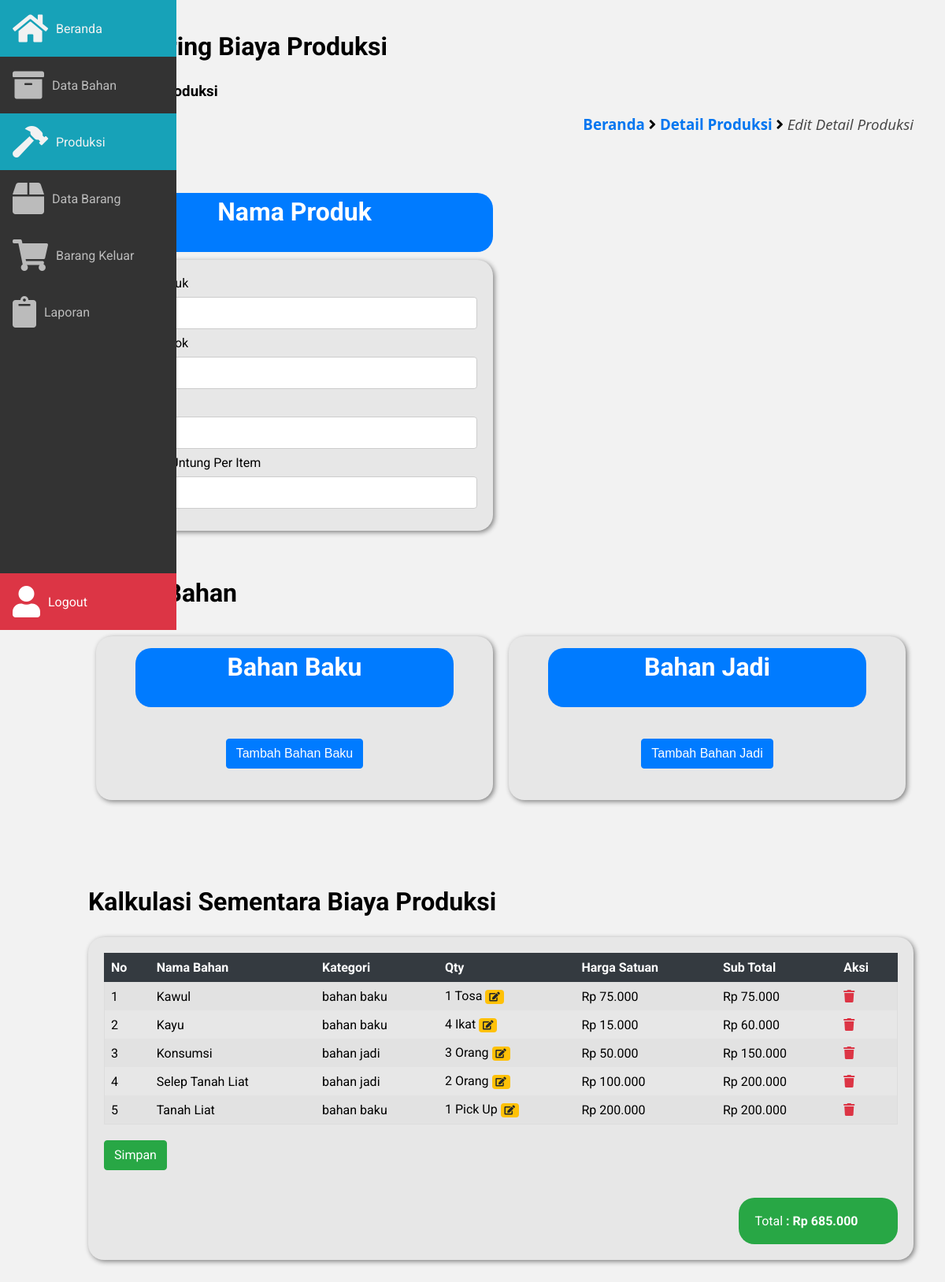
Before: /frontend/produksi/edit_detail_produksi.php?ip=95&page=produksi (signed in) with the older database file.
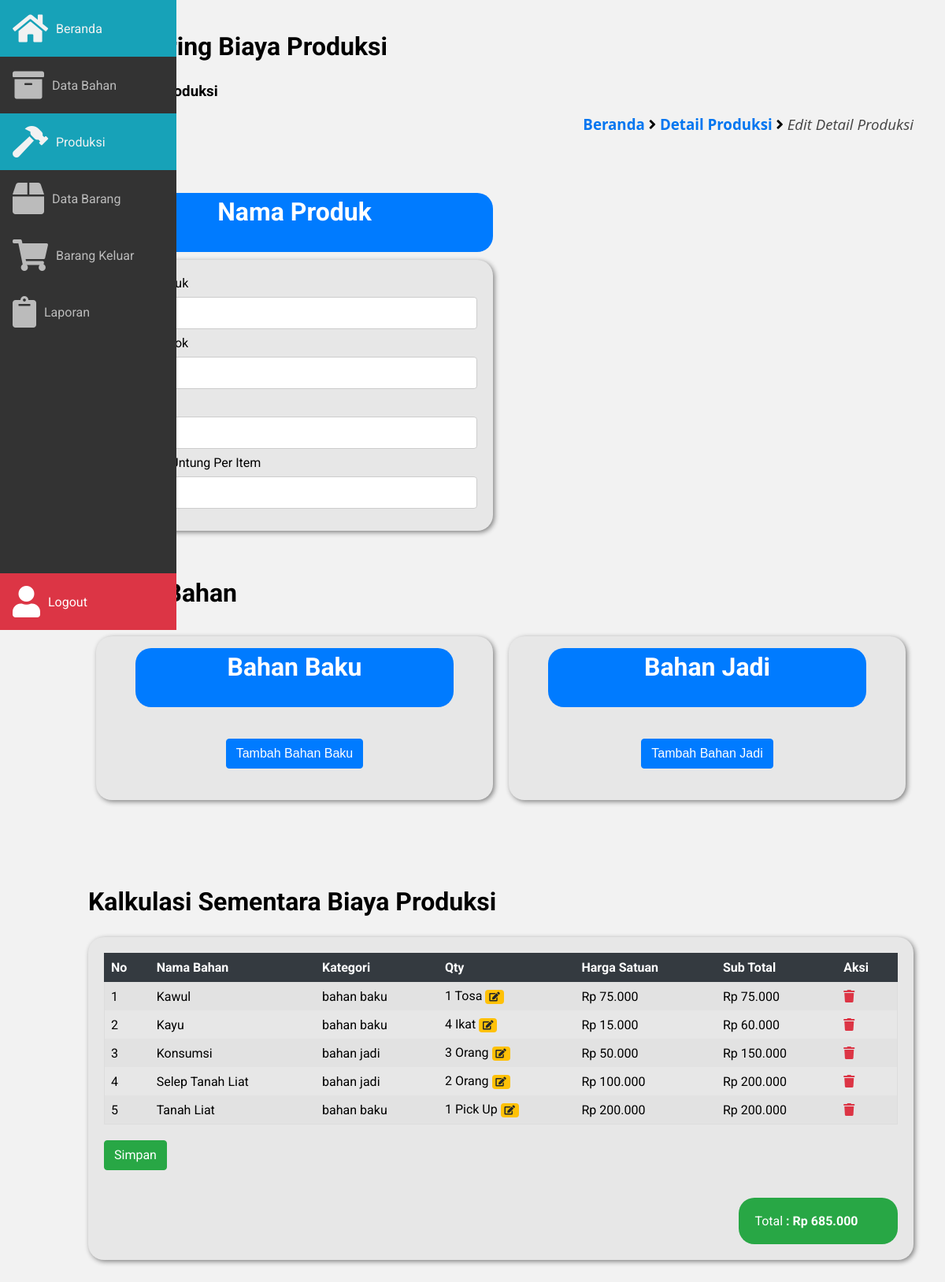
After: the same page with the newer database file.
### tables this page shows
CREATE TABLE `produksi` (
  `id_produksi` int(12) NOT NULL,
  `nama_produk` varchar(100) NOT NULL,
  `stok_produk` int(12) NOT NULL,
  `satuan_stok_produk` varchar(100) NOT NULL,
  `untung_produk` int(12) NOT NULL,
  `harga_jual` int(20) NOT NULL,
  `tgl_produksi` date NOT NULL
);

### frontend/produksi/edit_detail_produksi.php (the view, shortened to what the changed rows need)
<?php
	include '../../database/koneksi.php';
?>
<!DOCTYPE html>
<html lang="pt-BR">
	<head>
		<link rel="stylesheet" href="https://pro.fontawesome.com/releases/v5.10.0/css/all.css"/>
		<link
			rel="stylesheet"
			href="https://cdn.materialdesignicons.com/4.9.95/css/materialdesignicons.min.css"
		/>
		<link rel="stylesheet" href="../../assets/css/main.css" />
		<link rel="stylesheet" href="../../assets/css/style.css" />
		<link rel="stylesheet" href="../../assets/css/sidebar.css" />
	</head>
	<body>
		<?php
			$ip  = $_GET['ip'];
		?>
		<main class="main">
			<section>
				<h2>Monitoring Biaya Produksi</h2>
				<div class="container">
					<div class="baris">
						<div class="kolom-50-kiri">
								<center>
									<div class="box-header-radius background-biru teks-putih">
										<h2 class="text-center">Nama Produk</h2>
									</div>
								</center>
								<div class="box-konten-radius backgorund-e7 padding-20 margin-top-10">
									<form action="" method="POST">
										<?php
											$sql_produk  = mysqli_query($host, "SELECT * FROM produksi WHERE id_produksi = '$ip' ");
											$data_produk = mysqli_fetch_assoc($sql_produk);
										?>
										<label>Nama Produk</label>
										<input type="text" name="" class="form" value="<?php echo $data_produk['nama_produk'] ?>" readonly>
										<label>Estimasi Stok</label>
										<input type="text" name="" class="form" value="<?php echo $data_produk['stok_produk'] ?>" readonly>
										<label>Satuan</label>
										<input type="text" name="" class="form" value="<?php echo $data_produk['satuan_stok_produk'] ?>" readonly>
										<label>Keinginan Untung Per Item</label>
										<input type="text" name="" class="form" value="<?php echo "Rp. " . number_format($data_produk['untung_produk'],0,',','.') ?>" readonly>
									</form>
								</div>
						</div>
						<div class="kolom-100 margin-top-50 margin-bottom-50">
							<h2>Bahan Bahan</h2>
							<div class="kolom-50-kiri">
								<div class="box-konten-radius backgorund-e7">
									<center>
										<div class="box-header-radius-80 background-biru teks-putih">
											<h2 class="text-center">Bahan Baku</h2>
										</div>
									</center>
								</div>
							</div>
							<div class="kolom-50-kanan">
								<div class="box-konten-radius backgorund-e7">
									<center>
										<div class="box-header-radius-80 background-biru teks-putih">
											<h2 class="text-center">Bahan Jadi</h2>
										</div>
									</center>
								</div>
							</div>
						</div>
						<div class="kolom-100 margin-top-50 margin-bottom-100">
							<h2>Kalkulasi Sementara Biaya Produksi</h2>
							<div class="box-konten-radius backgorund-e7">
								<div class="box-badan-konten">
									<div class="table-box">
										<table class="table-responsive">
											<tr class="thead-dark">
												<th>No</th>
												<th>Nama Bahan</th>
												<th>Kategori</th>
												<th>Qty</th>
												<th>Harga Satuan</th>
												<th>Sub Total</th>
												<th>Aksi</th>
											</tr>
										</table>
									</div>
								</div>
							</div>
						</div>
					</div>
				</div>
			</section>
		</main>
	</body>
</html>

Changed rows visible on the page:
changed produksi "Cowek": untung_produk "Rp. 1.500" → "Rp. 1.000"
